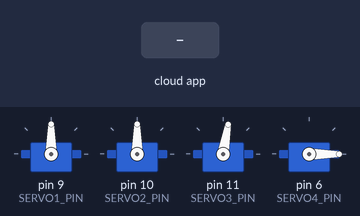
A sketch run on a simulated Arduino Uno, built with avr-gcc and run on an emulated ATmega328P. Shown: 4 × servo. The inputs (shaded band) are chosen by the test bench. The ROS host is connected and sends only what is stated.

Above: at 1.2 s.
1.3 s: the phone or cloud app sets input_command to left
At 2.5 s:
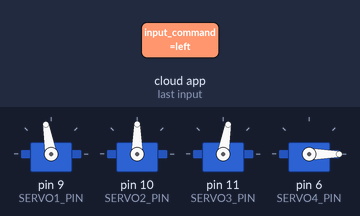
2.8 s: the phone or cloud app sets input_command to up
At 3.7 s:
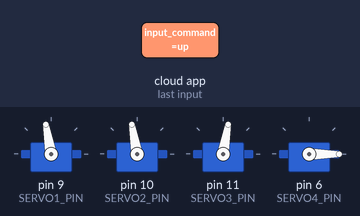
4.3 s: the phone or cloud app sets input_command to right
At 4.9 s:
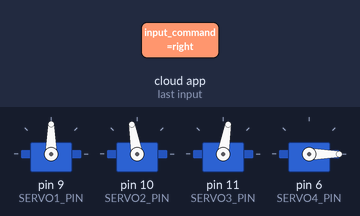
Timing chart, 0 to 7.3 s (numbered marks = the images above; inputs shaded):
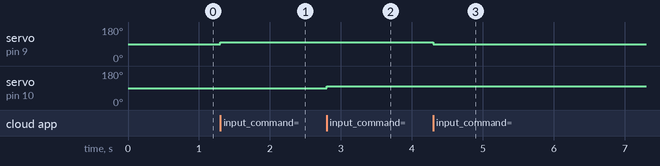

Measured:
- after the input at 1.3 s, servo on pin 9 (SERVO1_PIN): 90° → 100° at once
- after the input at 2.8 s, servo on pin 10 (SERVO2_PIN): 90° → 100° at once
- after the input at 4.3 s, servo on pin 9 (SERVO1_PIN): 100° → 90° at once

The sketch:

gesture_arm.ino
```cpp
#include <ros.h>
#include <std_msgs/String.h>
#include <std_msgs/Float64.h>
#include <Servo.h>

// Define servo pins
#define SERVO1_PIN 9
#define SERVO2_PIN 10
#define SERVO3_PIN 11
#define SERVO4_PIN 6

// Define servo objects
Servo servo1; // Base servo
Servo servo2; // left servo
Servo servo3; // right servo
Servo servo4; //Gripper

int left_angle=90;
int right_angle=70;
int gripper_angle=0;
int base_angle=90;


// // Define initial servo positions
// int pos1 = 90; // Initial position for servo1 (base)
// int pos2 = 90; // Initial position for servo2 (shoulder)
// int pos3 = 90; // Initial position for servo3 (elbow)

// Define threshold for servo movement
const int threshold = 180;

// Define ROS node handle
ros::NodeHandle nh;

// std_msgs::String str_msg;
// Define ROS subscriber
// ros::Publisher chatter("servo_position", &str_msg);

// Define callback function for input command
void commandCallback(const std_msgs::String& msg) {
  String command = msg.data;

  if (command == "left" && base_angle<=170) {
    moveServo(&servo1, 10); // Move servo1 (base) left
    base_angle+=10;
  } else if (command == "right" &&  base_angle>=10) {
    moveServo(&servo1, -10)  ;  // Move servo1 (base) right
    base_angle-=10;
  } else if (command == "up") {
    if(left_angle<=100){
      moveServo(&servo2, 10); // Move servo2 (shoulder) up
      left_angle+=10;
    }
    if(right_angle>=80){
      moveServo(&servo3, -10);
      right_angle-=10;
    }
  } else if (command == "down") {
    // moveServo(&servo2, 10);  // Move servo2 (shoulder) down
    if(left_angle>=80){
      moveServo(&servo2, -10); // Move servo2 (shoulder) up
      left_angle-=10;
    }
    if(right_angle<=90){
      moveServo(&servo3, 10);
      right_angle+=10;
    }
  } else if (command == "open") {
    servo4.write(15);
  } else if (command == "close") {
    servo4.write(0);
  }
}


ros::Subscriber<std_msgs::String> sub("input_command", &commandCallback);

// Function to move servo
void moveServo(Servo *servo, int direction) {
  int newPos = servo->read() + direction; // Calculate new position

  // Ensure the new position is within the servo's threshold
  if (newPos >= 0 && newPos <= threshold) {
    servo->write(newPos); // Move servo to the new position

    // Publish the new position to the same topic
    // std_msgs::Float64 posMsg;
    // posMsg.data = newPos;
    // // servo->read()
    // chatter.publish(&posMsg);

  }
}


void setup() {
  // Initialize ROS
  nh.initNode();
  // nh.initNode("arduino_node");
  nh.subscribe(sub);
  Serial.begin(57600);
  // Attach servo pins
  servo1.attach(SERVO1_PIN);
  servo2.attach(SERVO2_PIN);
  servo3.attach(SERVO3_PIN);
  servo4.attach(SERVO4_PIN);

  // Set initial servo positions
  servo1.write(90);
  servo2.write(90);
  servo3.write(80);
  servo4.write(0);
}

void loop() {
  // Handle ROS communication
  nh.spinOnce();
}
```
